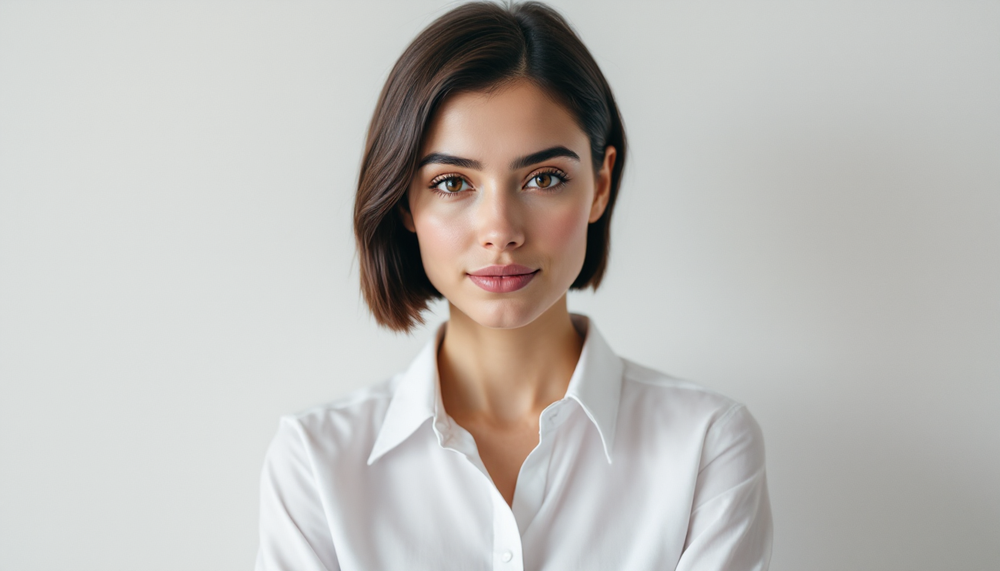
#> input picture images/face.png, 1000 x 571 px, shrunk from 1344 x 768 before the run, found by its file name
$ jupyter execute SIFT.ipynb
#> lines starting #> are read from the running program, lines starting #| are printed output that depends on the picture
[cell 1]
import numpy as np
import pandas as pd
import matplotlib.pyplot as plt
import cv2

[cell 2]
def detect_and_compute_sift(image_path):

    image = cv2.imread(image_path)
#> image is the input picture: shape (571, 1000, 3); mean B, G, R 184.8, 188.3, 190.7
    gray_image = cv2.cvtColor(image,cv2.COLOR_BGR2GRAY)
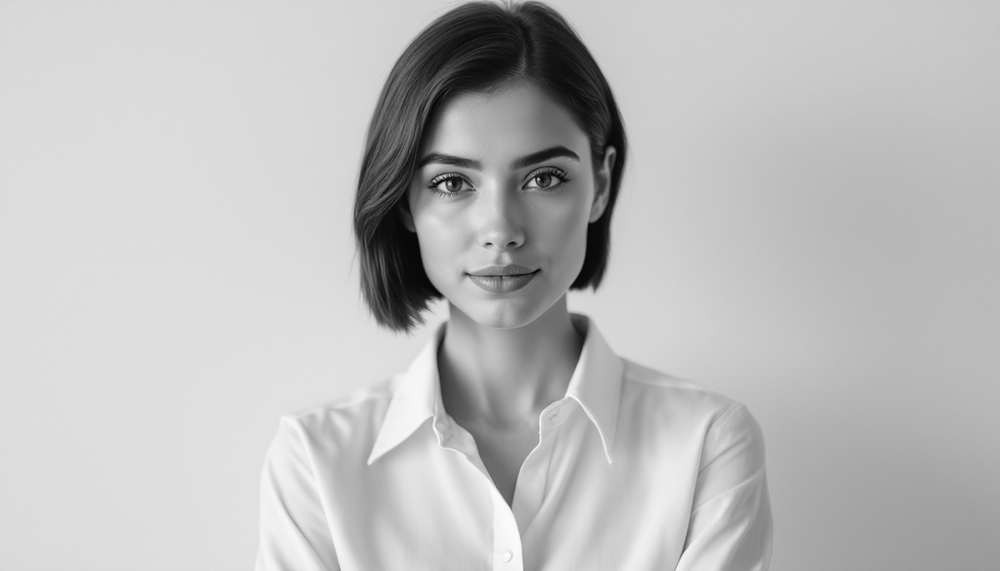
#> gray_image: shape (571, 1000); min 3, max 252, mean 188.7
    sift = cv2.SIFT_create()

    keypoints,descriptors = sift.detectAndCompute(gray_image,None)
#> keypoints = 217 keypoints; strongest (x, y, size): (399, 280, 51.1), (538, 179, 1.8), (592, 272, 20.6), (450, 184, 2.5)
    print(len(keypoints))
#| 217
    # print(f'descriptors: {descriptors}')
    return image, keypoints,descriptors
image_path = r"C:\Users\saive\Desktop\Github\Computer-Vision\images\face.png"
image, keypoints, descriptors = detect_and_compute_sift(image_path)

[cell 3]
def visualize_key_points(image,keypoints):
    image_with_keypoints = cv2.drawKeypoints(
        image,
        keypoints,
        None,
        flags = cv2.DRAW_MATCHES_FLAGS_DRAW_RICH_KEYPOINTS
    )
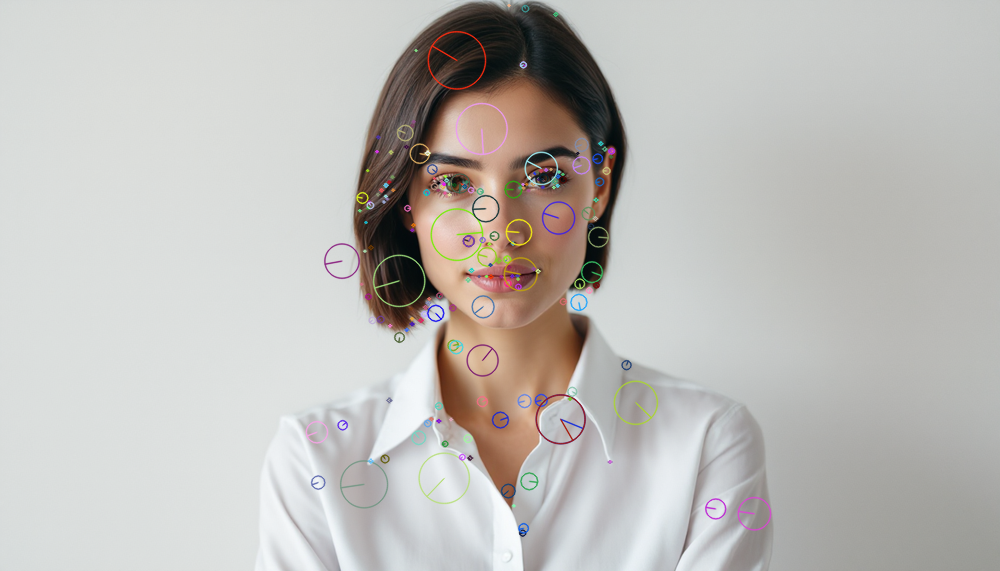
#> image_with_keypoints: shape (571, 1000, 3); mean B, G, R 184.9, 188.3, 190.5
    return image_with_keypoints

image_with_key_points = visualize_key_points(image,keypoints)

[cell 4]
plt.figure(figsize = (10,8))
plt.imshow(cv2.cvtColor(image_with_key_points,cv2.COLOR_BGR2RGB))
plt.title('The sift keypoint detector')
plt.axis('off');

[cell 5]
if descriptors is not None:
    print(f'The dimension of descriptor is {descriptors.shape}')
#| The dimension of descriptor is (217, 128)
    print(f'Each descriptor shape is {descriptors[1].shape}')
#| Each descriptor shape is (128,)

    if len(descriptors)>0:
        plt.figure(figsize=(10,8))
        plt.bar(range(descriptors.shape[1]),descriptors[0])
        plt.title('The first SIFT detector')
        plt.tight_layout()
        plt.show()
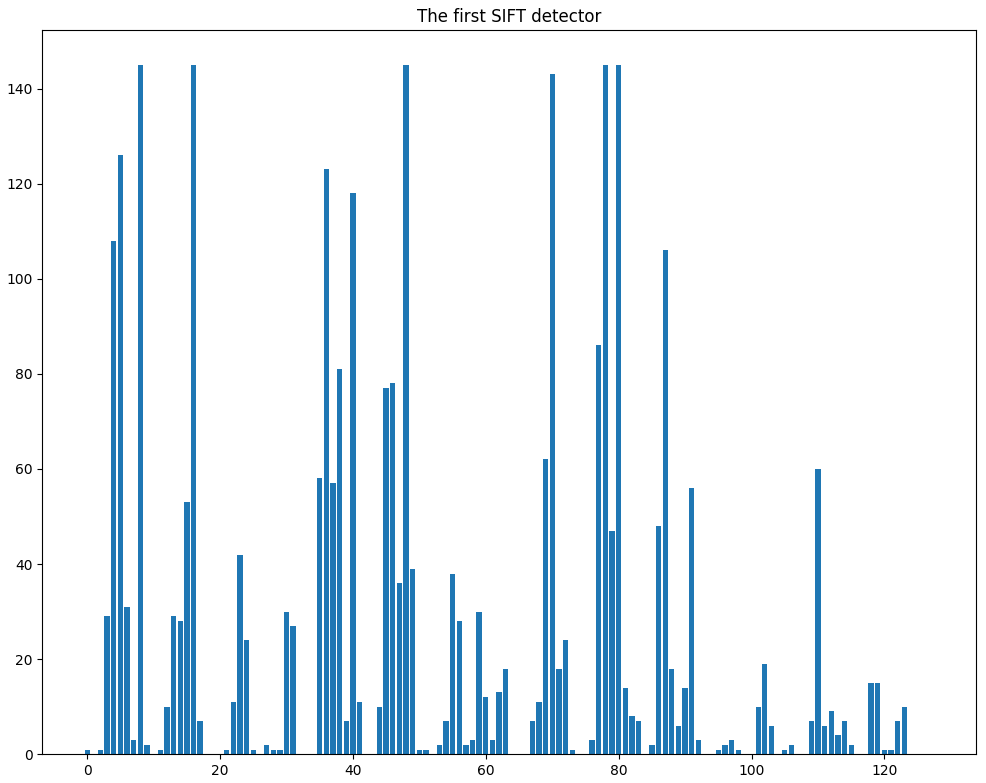
#> figure drawn by matplotlib, 1 panel
